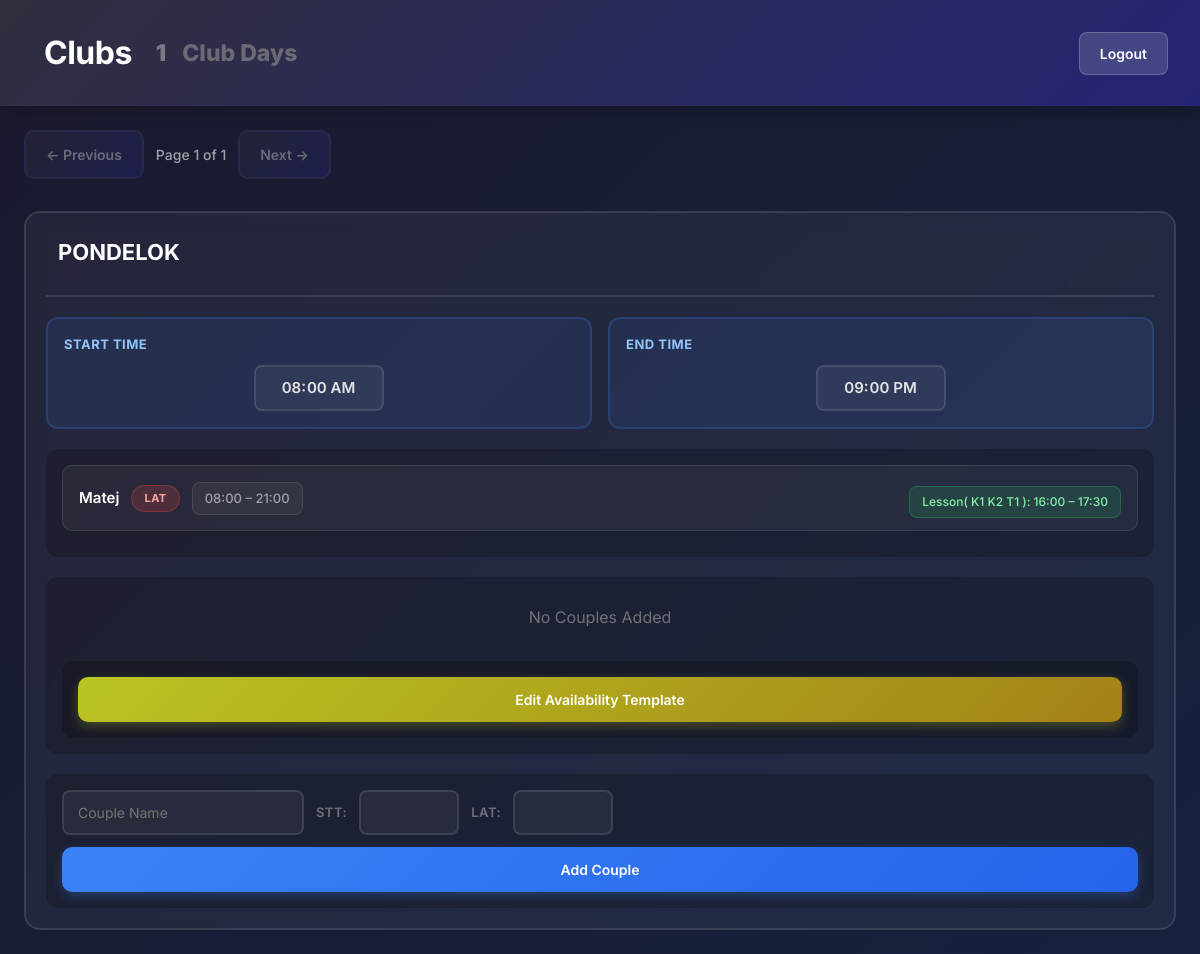
Before: /dancer/club/18/ (signed in) with the older database file.
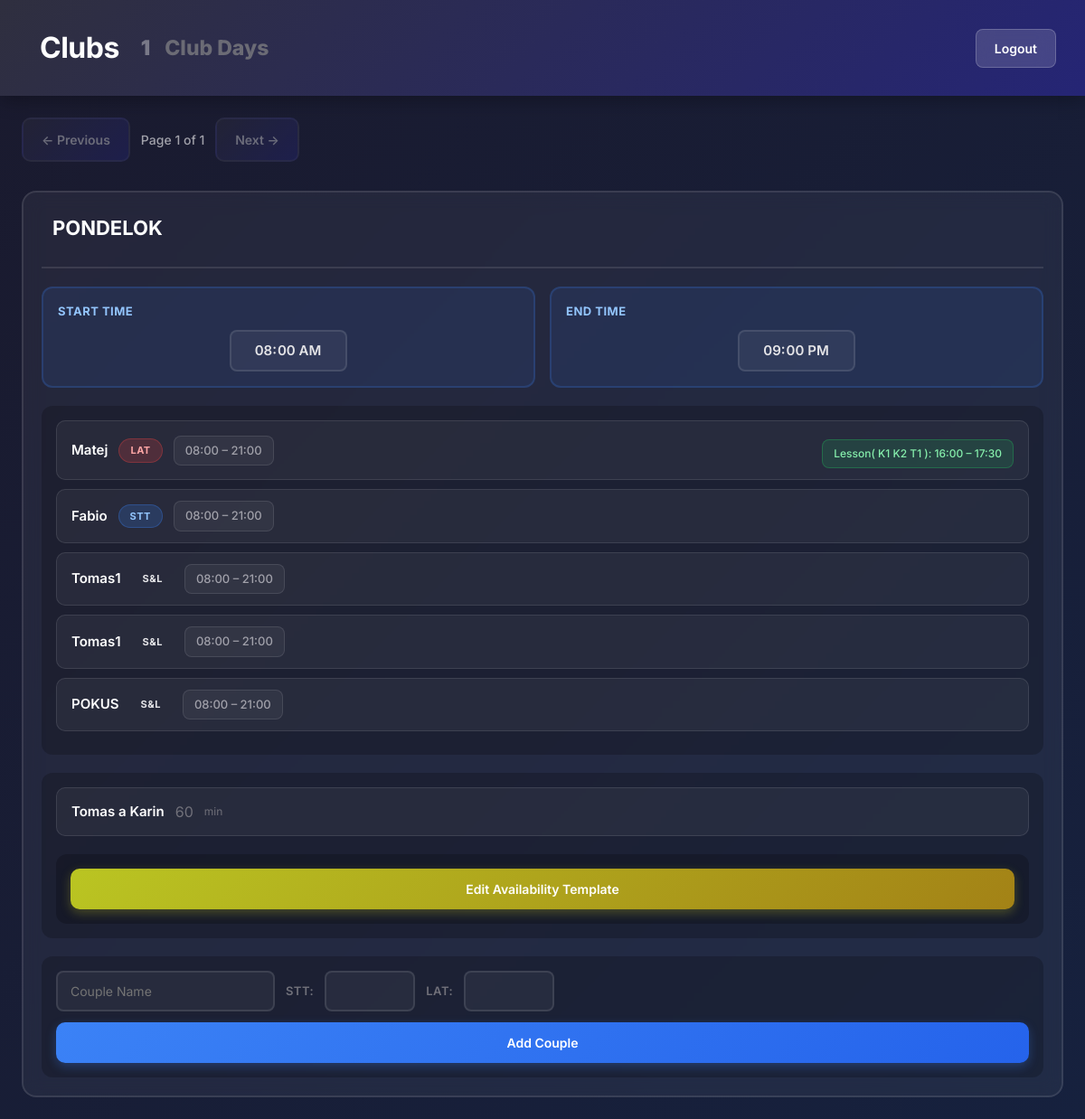
After: the same page with the newer database file.
### main/models.py (models this page shows, shortened)
class Day(models.Model):
    club = models.ForeignKey(Club, on_delete=models.CASCADE, related_name="day", blank=True, null=True)
    user = models.ForeignKey(User, on_delete=models.CASCADE, related_name='day')
    name = models.CharField(max_length=200)
    couples = models.ManyToManyField('Couple', related_name='days', blank=True)
    start_time = models.TimeField(default=time(8,0))
    end_time = models.TimeField(default=time(21,0))
    trainers = models.ManyToManyField('Trainer', related_name='day', blank=True)

class Trainer(models.Model):
    club = models.ForeignKey(Club, on_delete=models.CASCADE, related_name='trainer', null=True, blank=True)
    user = models.ForeignKey(User, on_delete=models.CASCADE, related_name='trainer', null=True, blank=True)
    uid = models.IntegerField(default=0)
    name = models.CharField(max_length = 200)
    group_lesson = models.ManyToManyField('GroupLesson', related_name='trainer', blank=True)
    start_time = models.TimeField()
    end_time = models.TimeField()
    focus = models.CharField(max_length=10, default="S&L")

class TrainerDayAvailability(models.Model):
    club = models.ForeignKey(Club, on_delete=models.CASCADE, related_name='trainer_availabilities', blank=True, null=True)
    user = models.ForeignKey(User, on_delete=models.CASCADE, related_name='trainer_availabilities')
    day = models.ForeignKey('Day', on_delete=models.CASCADE, related_name='trainer_availabilities')
    trainer = models.ForeignKey('Trainer', on_delete=models.CASCADE, related_name='day_availabilities')
    start_time = models.TimeField()
    end_time = models.TimeField()
    class Meta:
        unique_together = ('day', 'trainer')

class GroupLesson(models.Model):
    club = models.ForeignKey(Club, on_delete=models.CASCADE, related_name='group_lessons', blank=True, null=True)
    user = models.ForeignKey(User, on_delete=models.CASCADE, related_name='group_lessons')
    day = models.ForeignKey('Day', on_delete=models.CASCADE, related_name='group_lessons', null=True, blank=True)
    groups = models.ManyToManyField('Group', related_name='group_lessons', blank=True)
    time_interval_start = models.TimeField(default=time(0, 0))
    time_interval_end = models.TimeField(default=time(0, 0))

class Group(models.Model):
    club = models.ForeignKey(Club, on_delete=models.CASCADE, related_name='groups', null=True, blank=True)
    user = models.ForeignKey(User, on_delete=models.CASCADE, related_name='owned_groups')
    name = models.CharField(max_length=200)
    index = models.IntegerField(default=0)  # For sorting groups
    couples = []

class Couple(models.Model):
    user = models.ForeignKey(User, on_delete=models.CASCADE, related_name='couple')
    name = models.CharField(max_length=200)
    min_duration = models.IntegerField(default=60)
    group = models.ForeignKey('Group', on_delete=models.CASCADE, related_name='couples', null=True, blank=True)
    dance_class_lat = models.CharField(max_length=100,)
    dance_class_stt = models.CharField(max_length=100,)

### DancersClubs/views.py (the view)
# urls.py: path('club/<int:club_id>/', views.show_club, name='dancer_show_club'),
@login_required
def show_club(request, club_id):
    club = get_object_or_404(Club, id=club_id)
    days = Day.objects.filter(club=club).all()
    paginator = Paginator(days, 2)
    page_number = request.GET.get('page',1)
    page_obj = paginator.get_page(page_number)
    return render(request, 'dancers_clubs_day_view.html', {'club':club, 'days':page_obj.object_list, 'page_obj':page_obj})

### main/templatetags/availability_tags.py (called while the page is built)
@register.filter
def trainer_start_for_day(day, trainer):
    try:
        availability = TrainerDayAvailability.objects.get(day=day, trainer=trainer)
        return availability.start_time
    except TrainerDayAvailability.DoesNotExist:
        return day.start_time

@register.filter
def trainer_end_for_day(day, trainer):
    try:
        availability = TrainerDayAvailability.objects.get(day=day, trainer=trainer)
        return availability.end_time
    except TrainerDayAvailability.DoesNotExist:
        return day.end_time

### DancersClubs/templates/dancers_clubs_day_view.html (shortened to what the changed rows need)
<!DOCTYPE html>
{% load availability_tags %}
<html lang="en">
<head>
    <link href="https://cdn.jsdelivr.net/npm/bootstrap@5.3.0/dist/css/bootstrap.min.css" rel="stylesheet">
</head>
<body>
    <div class="main-container">
        <div class="slider-container">
            <div id="days-slider" class="days-slider">
                <div class="days-page" data-page="{{ page_obj.number }}">
                    {% load availability_tags %}
                    {% for day in days %}
                    <div class="day-card" data-day-id="{{ day.id }}">
                        <div class="day-header">
                            <h3 contenteditable="false"
                                data-day-id="{{ day.id }}"
                                data-original="{{ day.name }}"
                                class="editable-day-name"
                                >{{ day.name }}</h3>
                        </div>
                        <div class="time-window">
                            <div class="time-block">
                                <p class="time-title">Start Time</p>
                                <div class="time-input-wrap">
                                    <input class="time-readonly"type="time" id="start-{{ day.id }}" name="start_time" data-day-id="{{ day.id }}" data-club-id="{{ club.id }}"
                                        value="{{ day.start_time|time:'H:i' }}" step="900" disabled>
                                </div>
                            </div>
                            <div class="time-block">
                                <p class="time-title">End Time</p>
                                <div class="time-input-wrap">
                                    <input type="time" class="time-readonly" id="end-{{ day.id }}" name="end_time" data-day-id="{{ day.id }}" data-club-id="{{ club.id }}"
                                        value="{{ day.end_time|time:'H:i' }}" step="900"disabled>
                                </div>
                            </div>
                        </div>
                        <div class="trainer-list">
                            {% for trainer in day.trainers.all %}
                            <div class="trainer-card">
                                <div class="trainer-meta">
                                    <span class="trainer-name editable-trainer" contenteditable="false"
                                        data-trainer-id="{{ trainer.id }}"
                                        data-original="{{ trainer.name }}">{{ trainer.name }}</span>
                                    {% if trainer.focus %}
                                    <span class="focus-badge focus-{{ trainer.focus|lower }} editable-trainer-focus"
                                        contenteditable="false"
                                        data-trainer-id="{{ trainer.id }}"
                                        data-original="{{ trainer.focus }}">{{ trainer.focus }}</span>
                                    {% endif %}
                                    <span class="time-chip">
                                        <span class="editable-start-time"
                                            data-trainer-id="{{ trainer.id }}"
                                            data-day-id="{{ day.id }}"
                                            data-original="{{ day|trainer_start_for_day:trainer|time:'H:i' }}">
                                            {{ day|trainer_start_for_day:trainer|time:'H:i' }}
                                        </span>
                                        –
                                        <span class="editable-end-time"
                                            data-trainer-id="{{ trainer.id }}"
                                            data-day-id="{{ day.id }}"
                                            data-original="{{ day|trainer_end_for_day:trainer|time:'H:i' }}">
                                            {{ day|trainer_end_for_day:trainer|time:'H:i' }}
                                        </span>
                                    </span>
                                </div>
                                {% if trainer.group_lesson.all %}
                                <div style="display:flex; flex-wrap:wrap; gap:8px; margin-top:8px;">
                                    {% for lesson in trainer.group_lesson.all %}
                                    {% if lesson.day and lesson.day.id == day.id %}
                                        <span class="lesson-chip">
                                            Lesson(
                                                {% for x in lesson.groups.all%}
                                                {{ x.name }}
                                                {% endfor %}
                                            ): {{ lesson.time_interval_start|time:'H:i' }} – {{ lesson.time_interval_end|time:'H:i' }}
                                        </span>
                                    {% endif %}
                                    {% endfor %}
                                </div>
                                {% endif %}
                            </div>
                            {% empty %}
                            <p style="color: #71717a; text-align: center; padding: 12px;">No trainers assigned</p>
                            {% endfor %}
                        </div>
                        {% if day.couples.all %}
                        <div class="couple-list">
                            {% for couple in day.couples.all %}
                            <div class="couple-item"
                                data-couple-id="{{ couple.id }}" data-day-id="{{ day.id }}">
                                <div>
                                    <span class="editable-couple">{{ couple.name }}</span>
                                    <span class="editable-time-duration"
                                        style="color: #71717a;">{{ couple.min_duration }}</span>
                                    <span style="color: #71717a; font-size: 12px;">min</span>
                                </div>
                            </div>
                            {% endfor %}
                            <div class="assign-row">
                                <form method="GET" action="{% url 'sheet' club.id%}">
                                    <button type="submit" class="btn-success"
                                    style="background: linear-gradient(135deg, #bac522 0%, #a38216 100%); box-shadow: 0 4px 12px rgba(197, 194, 34, 0.3); margin-top: 0px !important;">Edit Availability Template</button>
                                </form>
                            </div>
                        </div>
                        {% else %}
                        <div class="couple-list">
                            <p style="color: #71717a; text-align: center; padding: 12px;">No Couples Added</p>
                            <div class="assign-row">
                                <form method="GET" action="{% url 'sheet' club.id%}">
                                    <button type="submit" class="btn-success"
                                    style="background: linear-gradient(135deg, #bac522 0%, #a38216 100%); box-shadow: 0 4px 12px rgba(197, 194, 34, 0.3); margin-top: 0px !important;">Edit Availability Template</button>
                                </form>
                            </div>
                        </div>
                        {% endif %}
                        <form method="POST" action="{% url 'add_couple_by_dancer' club.id%}" class="add-to-day-form">
                            <div class="assign-row">
                                <div class="assign-fields">
                                    <input type="text" name="couple_name" placeholder="Couple Name" required>
                                    <label class="small-label">STT:</label>
                                    <input type="text" name="dance_class_stt" style="max-width: 100px;">
                                    <label class="small-label">LAT:</label>
                                    <input type="text" name="dance_class_lat" style="max-width: 100px;">
                                </div>
                                <button type="submit">Add Couple</button>
                            </div>
                        </form>
                    </div>
                    {% endfor %}
                </div>
            </div>
        </div>
    </div>
</body>
</html>

Changed rows visible on the page:
changed Day "PONDELOK": gains Trainer (name "Fabio", focus "STT", {{ day|trainer_start_for_day:trainer|time:'H:i' }} "08:00", {{ day|trainer_end_for_day:trainer|time:'H:i' }} "21:00"); no longer shows "No Couples Added"
added Trainer: name "Tomas1", focus "S&L", {{ day|trainer_start_for_day:trainer|time:'H:i' }} "08:00", {{ day|trainer_end_for_day:trainer|time:'H:i' }} "21:00"
added Trainer: name "Tomas1", focus "S&L", {{ day|trainer_start_for_day:trainer|time:'H:i' }} "08:00", {{ day|trainer_end_for_day:trainer|time:'H:i' }} "21:00"
added Trainer: name "POKUS", focus "S&L", {{ day|trainer_start_for_day:trainer|time:'H:i' }} "08:00", {{ day|trainer_end_for_day:trainer|time:'H:i' }} "21:00"
added Couple: name "Tomas a Karin", min_duration "60"
